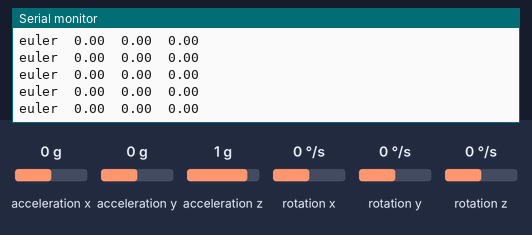
Bench run of a sketch on a simulated Arduino Uno, built with avr-gcc and run on an emulated ATmega328P. Parts: the last lines printed to the serial monitor. The test bench sets the inputs (shaded band); at power-on: rotation z 0 °/s, acceleration x 0 g, acceleration y 0 g, acceleration z 1 g, rotation x 0 °/s, rotation y 0 °/s.

Above: at 1.7 s.
1.8 s: rotation z set to -192 °/s
At 2.6 s:
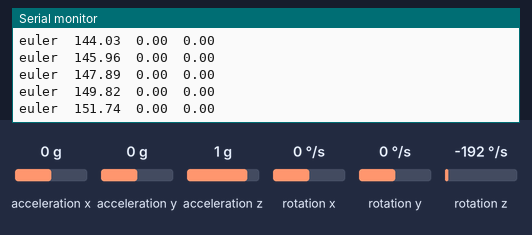
4.8 s: acceleration x set to -1.4 g
At 5.5 s:
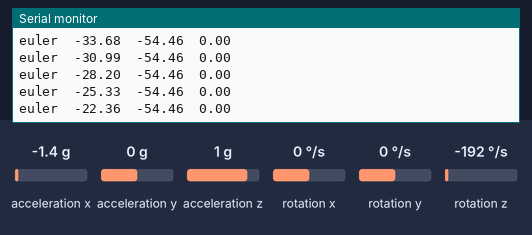
6.3 s: acceleration y set to -1.4 g
At 7.0 s:
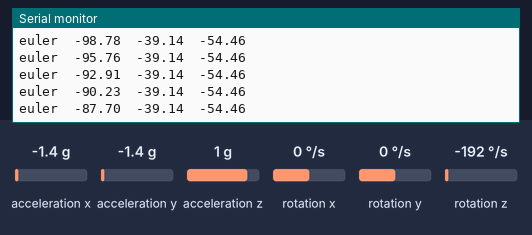
7.8 s: acceleration y set to 0.8 g
At 8.4 s:
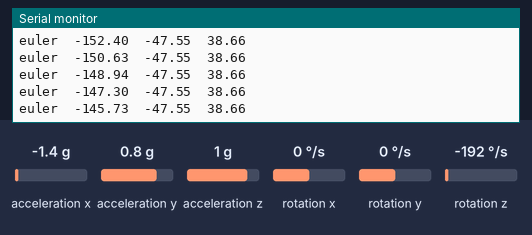
10.8 s: acceleration z set to 0.8 g
At 11.7 s:
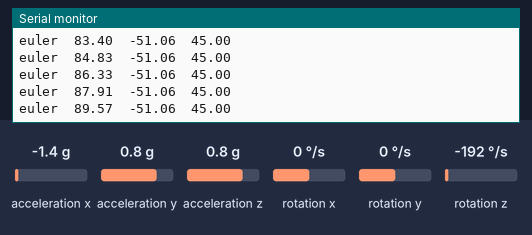
Timing chart, 0 to 13.8 s (numbered marks = the images above; inputs shaded):
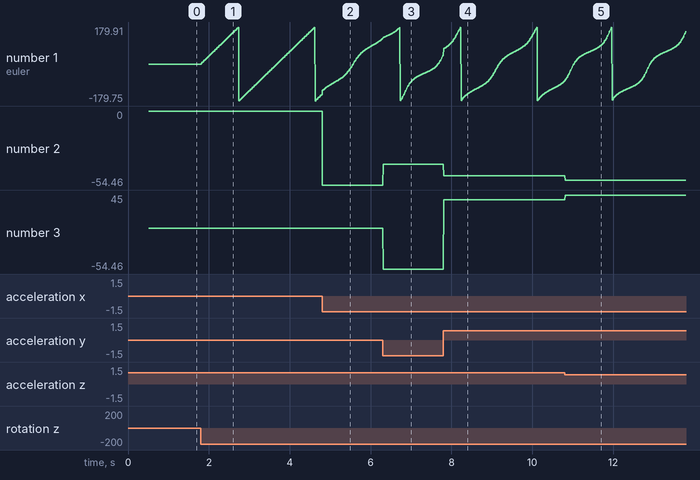

The sketch:

esp_UART_async.ino
```cpp
#include "I2Cdev.h"
#include "MPU6050_6Axis_MotionApps20.h"
#if I2CDEV_IMPLEMENTATION == I2CDEV_ARDUINO_WIRE
    #include "Wire.h"
#endif

MPU6050 mpu;

#define OUTPUT_READABLE_EULER

// MPU control/status vars
bool dmpReady = false;  // set true if DMP init was successful
uint8_t devStatus;      // return status after each device operation (0 = success, !0 = error)
uint16_t packetSize;    // expected DMP packet size (default is 42 bytes)
uint8_t fifoBuffer[64]; // FIFO storage buffer
Quaternion q;           // [w, x, y, z]         quaternion container
float euler[3];         // [psi, theta, phi]    Euler angle container


void setup() {
    // join I2C bus (I2Cdev library doesn't do this automatically)
    #if I2CDEV_IMPLEMENTATION == I2CDEV_ARDUINO_WIRE
        Wire.begin();
        Wire.setClock(400000); // 400kHz I2C clock. Comment this line if having compilation difficulties
    #elif I2CDEV_IMPLEMENTATION == I2CDEV_BUILTIN_FASTWIRE
        Fastwire::setup(400, true);
    #endif


    Serial.begin(115200);

    // initialize device
    mpu.initialize();
    devStatus = mpu.dmpInitialize();


    // supply your own gyro offsets here, scaled for min sensitivity
    mpu.setXGyroOffset(220);
    mpu.setYGyroOffset(76);
    mpu.setZGyroOffset(-85);


    // make sure it worked (returns 0 if so)
    if (devStatus == 0) {
        // Calibration Time: generate offsets and calibrate our MPU6050
        mpu.CalibrateGyro(6);
        mpu.PrintActiveOffsets();
        // turn on the DMP, now that it's ready
        Serial.println(F("Enabling DMP..."));
        mpu.setDMPEnabled(true);
        dmpReady = true;
        // get expected DMP packet size for later comparison
        packetSize = mpu.dmpGetFIFOPacketSize();
    } else {
        // ERROR!
        // 1 = initial memory load failed
        // 2 = DMP configuration updates failed
        // (if it's going to break, usually the code will be 1)
        Serial.print(F("DMP Initialization failed (code "));
        Serial.print(devStatus);
        Serial.println(F(")"));
    }
}


void loop() {
  // MPU
    if (!dmpReady) return;
    // read a packet from FIFO
    if (mpu.dmpGetCurrentFIFOPacket(fifoBuffer)) { // Get the Latest packet
            // display Euler angles in degrees
            mpu.dmpGetQuaternion(&q, fifoBuffer);
            mpu.dmpGetEuler(euler, &q);
            Serial.print("euler\t");
            Serial.print(euler[0] * 180/M_PI);
            Serial.print("\t");
            Serial.print(euler[1] * 180/M_PI);
            Serial.print("\t");
            Serial.println(euler[2] * 180/M_PI);
    }
}
```

Measured:
- after the input at 1.8 s, the serial monitor: prints a new line at once (image 1)
- plotted number 1: 0 → -146.93 after the input at 1.8 s
